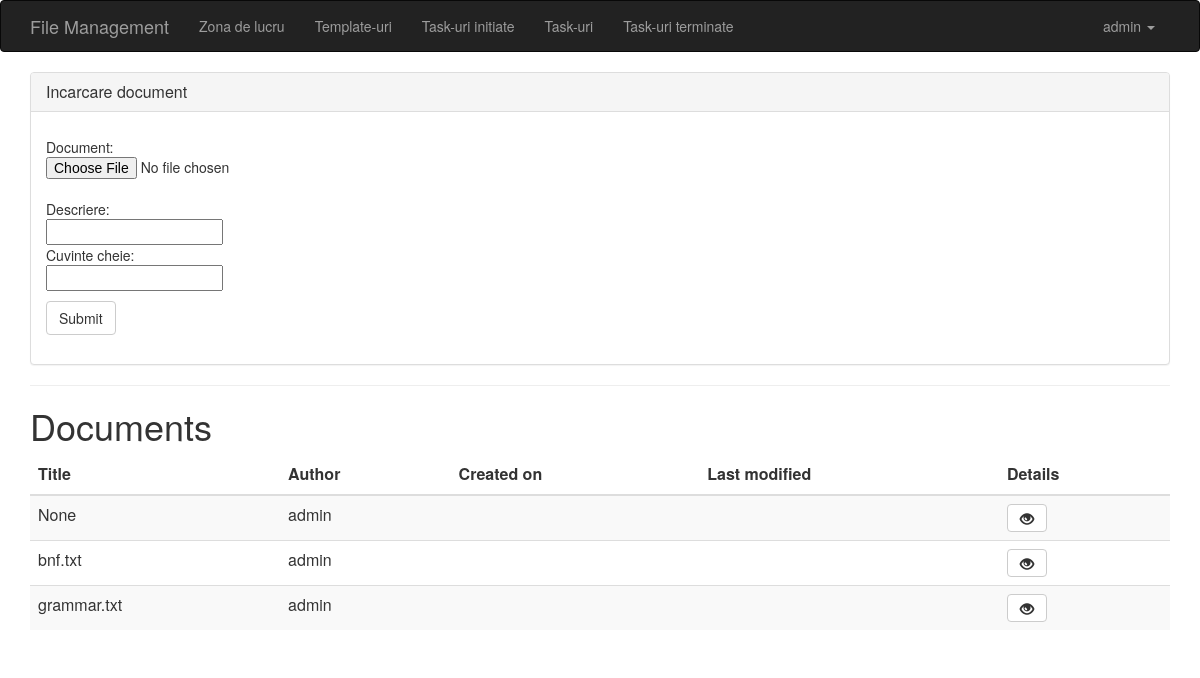
Before: /documents/workspace/ (signed in) with the older database file.
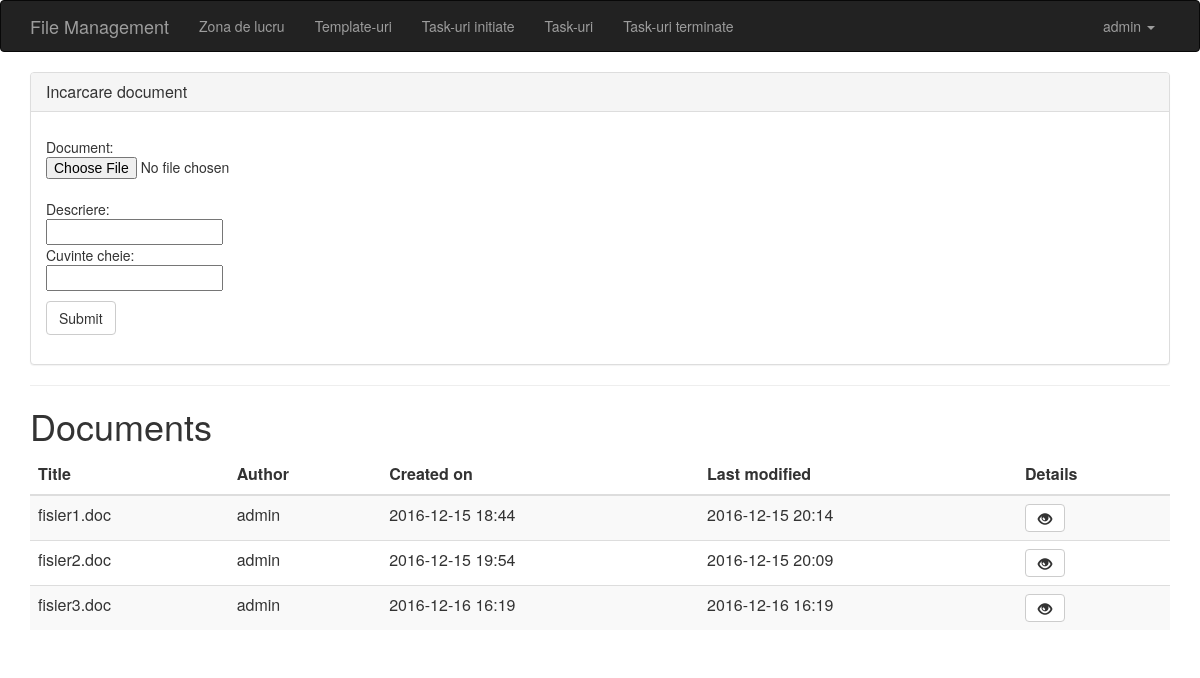
After: the same page with the newer database file.
### documents/models.py (models this page shows, shortened)
class Document(models.Model):
    docfile = models.FileField(upload_to='documents/%Y/%m/%d/')
    filename = models.CharField(max_length=100, null=True, blank=True)
    author = models.ForeignKey(User, related_name='documents', null=True, blank=True)
    created_on = models.DateTimeField(blank=False, default=now)
    last_modified = models.DateTimeField(blank=False, default=now)
    abstract = models.CharField(max_length=100, null=True, blank=True)
    keywords = models.CharField(max_length=100, null=True, blank=True)
    status = models.IntegerField(
        choices=DocumentState.CHOICES, default=DocumentState.DRAFT)
    version = models.FloatField(null=False, blank=False, default=0.1)
    signed = models.BooleanField(null=False, blank=False, default=False)
    stale = models.BooleanField(null=False, blank=False, default=False)
    stale_on = models.DateTimeField(null=True, blank=True)
    def file_link(self):
        if self.docfile:
            return "<a download href='%s'>download</a>" % (self.docfile.url,)
        else:
            return "No attachment"
    file_link.allow_tags = True

### documents/views.py (the view)
# urls.py: url(r'^documents/', include('documents.urls'), name='workspace'),
def workspace(request):
    if request.method == 'POST':
        form = DocumentForm(request.POST, request.FILES)
        if form.is_valid():
            existing_versioned = Document.objects.order_by('-version')
            origname = request.FILES['docfile'].name
            existing = []
            for item in existing_versioned:
                if item.filename and origname.startswith(item.filename.split(".")[0]):
                    existing.append(item)
            newdoc = Document(docfile=request.FILES['docfile'], author=request.user,
                              filename=request.FILES['docfile'].name)
            if existing and existing[0].status == 0:
                newdoc.filename = existing[0].filename
                newdoc.version = existing[0].version + 0.1
                for existing_doc in existing:
                    existing_doc.last_modified = newdoc.last_modified
                    existing_doc.stale = False
                    existing_doc.save()
                newdoc.save()
            elif existing and existing[0].status == 1:
                newdoc.filename = existing[0].filename
                if existing[0].author == request.user:
                    newdoc.status = 1
                    newdoc.version = existing[0].version + 1
                else:
                    newdoc.status = 2
                    newdoc.version = existing[0].version + 0.1
                newdoc.save()
            elif existing and existing[0].status == 2:
                newdoc.filename = existing[0].filename
                newdoc.status = 2
                newdoc.version = existing[0].version + 0.1
                newdoc.save()
            elif not existing:
                import pudb; pu.db
                newdoc = Document(docfile=request.FILES['docfile'], author=request.user,
                                  filename=request.FILES['docfile'].name)
                newdoc.version = 0.1
                newdoc.save()
            return HttpResponseRedirect(reverse('workspace'))
    else:
        form = DocumentForm()  # A empty, unbound form
    documents = Document.objects.filter(status__in=[0, 1, 2], author=request.user)
    items, item_ids = [], []
    for item in documents:
        if item.filename not in item_ids:
            items.append(item)
            item_ids.append(item.filename)
    blocked = Document.objects.filter(status=3, author=request.user)
    items = [x for x in items if x.filename not in map(lambda x: x.filename, blocked)]
    return render(
        request,
        'documents.html',
        {'documents': items, 'form': form}
    )

### documents/forms.py
class DocumentForm(forms.Form):
    docfile = forms.FileField(label='Select a file')
    abstract = forms.CharField(max_length=100)
    keywords = forms.CharField(max_length=100, help_text='Separated by spaces.')

### user/context_processors/role_types.py (called while the page is built)
def user_roles(request):
    return {
        'READER': UserRoles.READER,
        'CONTRIBUTOR': UserRoles.CONTRIBUTOR,
        'MANAGEMENT': UserRoles.MANAGEMENT,
        'ADMIN': UserRoles.ADMIN,
    }

### documents/templates/documents.html (shortened to what this page needs)
{% extends "base.html" %}
{% block content %}
{% if request.user.profile.role > 1 %}
<div class="panel panel-default">
   <div class="panel-heading">
       <h3 class="panel-title">Incarcare document</h3>
   </div>
  <div class="panel-body">
      <form action="{% url 'workspace' %}" method="post" enctype="multipart/form-data" class="form-horizontal" role = "form">
          <p>
            Document:
            {{ form.docfile }} <br />
            Descriere:
            <br /> {{ form.abstract }} <br />
            Cuvinte cheie:
            <br /> {{ form.keywords }} <br />
          </p>
          <button type="submit" class="btn btn-default">Submit</button>
    </form>
  </div>
</div>
<hr />
{% endif %}
{% if documents %}
<h1> Documents </h1>
<table class="table table-striped">
        <thead>
            <tr>
                <th>Title</th>
                <th>Author</th>
                <th>Created on</th>
                <th>Last modified</th>
                <th>Details</th>
            </tr>
        </thead>
        <tbody>
        {% for req in documents %}
            <tr>
                <td> {{ req.filename }} </td>
                <td> {{ req.author }}</td>
                <td> {{ req.created_on|date:'Y-m-d H:i' }}</td>
                <td> {{ req.last_modified|date:'Y-m-d H:i' }}</td>
                <td>
                <div class="action-menu">
                    <a class="btn btn-m btn-default btn-icon" title="View details" href="{% url 'document_detail' pk=req.id %}">
                        <span class="glyphicon glyphicon-eye-open" aria-hidden="true"></span>
                    </a>
                </div>
              </td>
            </tr>
        {% endfor %}
        </tbody>
</table>
{% else %}
  <p>No documents uploaded yet.</p>
{% endif %}
{% endblock %}

### file_management/templates/base.html (shortened to what this page needs)
<html>
<head>
    <link rel="stylesheet" href="https://maxcdn.bootstrapcdn.com/bootstrap/3.3.6/css/bootstrap.min.css">
</head>
<body>
    {% block navbar %}
        {% if user.is_authenticated %}
            {% include "navbar.html" %}
        {% endif %}
    {% endblock %}
    <div class="container">
        {% block content %}
        {% endblock %}
    </div>
</body>
</html>

### file_management/templates/navbar.html (shortened to what this page needs)
<nav class="navbar navbar-default navbar-inverse">
  <div class="container">
    <div class="navbar-header">
      <a class="navbar-brand" href="{% url 'home' %}">File Management</a>
    </div>
    <div id="navbar" class="navbar-collapse collapse">
        <ul class="nav navbar-nav">
          <li>
              <a href="{% url 'workspace' %}">Zona de lucru</a>
          </li>
            <li>
                <a href="{% url 'template_list' %}">Template-uri</a>
            </li>
          <li>
              <a href="{% url 'init_tasks' %}">Task-uri initiate</a>
          </li>
          <li>
              <a href="{% url 'current_tasks' %}">Task-uri</a>
          </li>
          <li>
              <a href="{% url 'fin_tasks' %}">Task-uri terminate</a>
          </li>
        </ul>
        <ul class="nav navbar-nav navbar-right">
            <li class="dropdown">
                <a href="#" class="dropdown-toggle" data-toggle="dropdown" role="button" aria-haspopup="true"
                    aria-expanded="false"> {{ user.username }}
                    <span class="caret"></span>
                </a>
            </li>
        </ul>
    </div>
  </div>
</nav>

Changed rows visible on the page:
removed Document: filename "None", author "admin"
removed Document: filename "bnf.txt", author "admin"
removed Document: filename "grammar.txt", author "admin"
added Document: filename "fisier1.doc", author "admin", created_on "2016-12-15 18:44", last_modified "2016-12-15 20:14"
added Document: filename "fisier2.doc", author "admin", created_on "2016-12-15 19:54", last_modified "2016-12-15 20:09"
added Document: filename "fisier3.doc", author "admin", created_on "2016-12-16 16:19", last_modified "2016-12-16 16:19"
